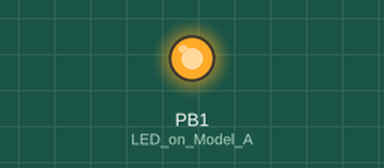
Simulated run of this sketch. Board: ATtiny85, built with avr-gcc and run on an emulated ATtiny85. Parts: output pins drawn as LEDs (lit = HIGH). Random numbers use the default seed unless the sketch sets one.

Above: at 0.1 s.
At 38.4 s:
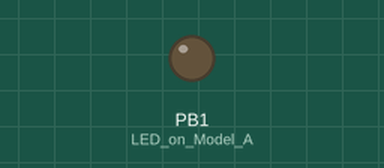
Timing chart, 0 to 39.9 s (numbered marks = the images above):
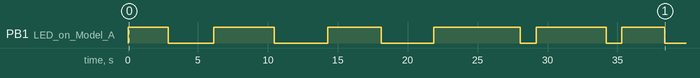

The sketch:

blinkenlights-random.ino
```cpp
#include "DigiKeyboard.h"
#define KEY_CAPS_LOCK 57

void setup() {
  // don't need to set anything up to use DigiKeyboard
  // Run Once Section
  pinMode(1, OUTPUT); // LED on Model A
  randomSeed(42);
}

void loop() {
  digitalWrite(1,HIGH);
  DigiKeyboard.delay(random(1000,5000));
  digitalWrite(1,LOW);
  // put your main code here, to run repeatedly:
  DigiKeyboard.delay(random(1000,5000));
  DigiKeyboard.sendKeyStroke(0);
  DigiKeyboard.sendKeyStroke(KEY_CAPS_LOCK);
  digitalWrite(1,HIGH);
  DigiKeyboard.delay(random(1000,5000));
  DigiKeyboard.sendKeyStroke(0);
  DigiKeyboard.sendKeyStroke(KEY_CAPS_LOCK);
  digitalWrite(1,LOW);

}
```

Measured:
- by itself, PB1 (LED_on_Model_A): LOW → HIGH at 0.00 s, → LOW 2.9 s later, → HIGH 3.2 s later, → LOW 4.4 s later, … (12 changes in this stretch)
